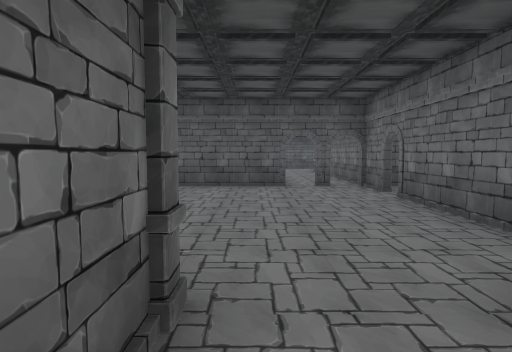
View 1 (above)

15 first-person views from a walk through a 3-D level made in the Unity game engine. The camera is 1.5 m above the floor, tilts 4° down and sees 75° across. The floor is counted in squares, 2 m on a side. Each view is taken from the middle of a square. On the plan, view 1 faces up. The plan holds only what a view shows up to about 11 squares ahead; the rest is blank. The place goes on beyond the plan. The player character is not drawn. Door leaves are left out, so doorways stand open.

View 2
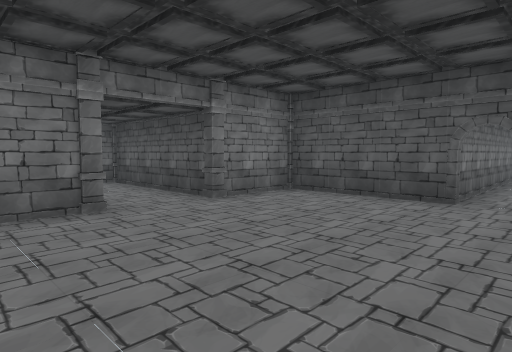

View 3
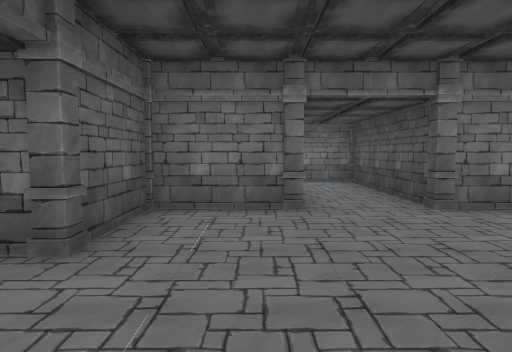

View 4
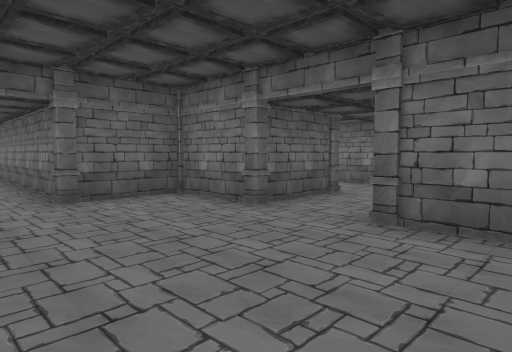

View 5
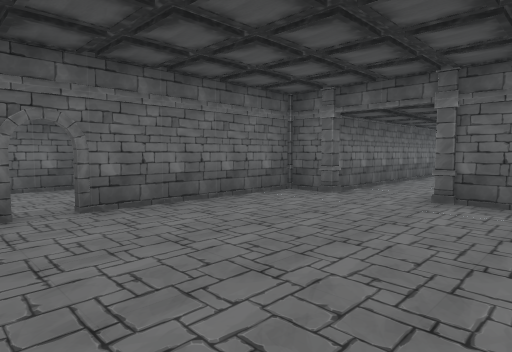

View 6
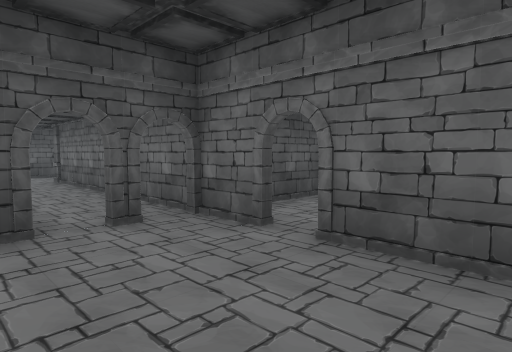

View 7
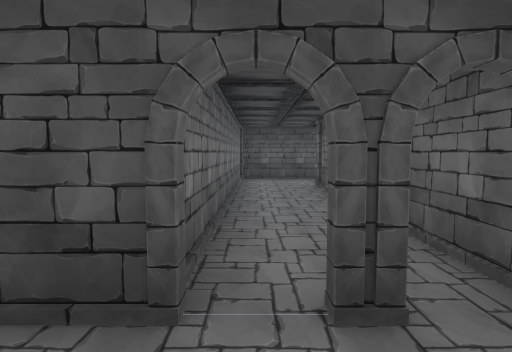

View 8
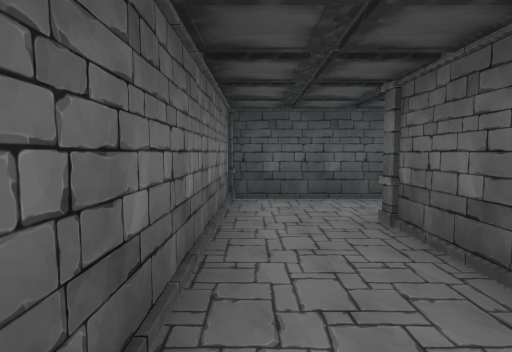

View 9
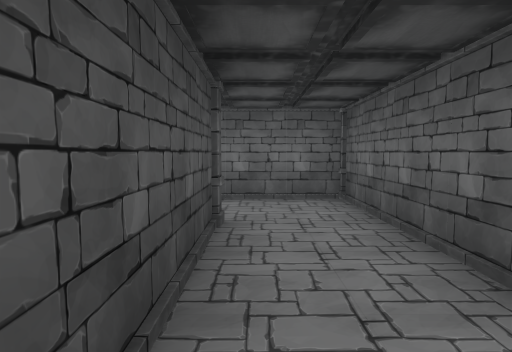

View 10
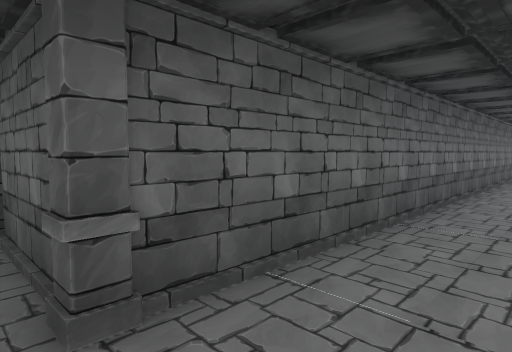

View 11
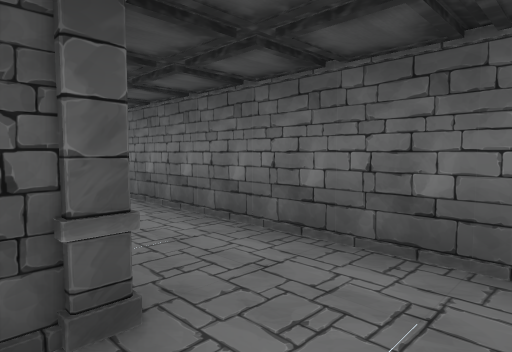

View 12
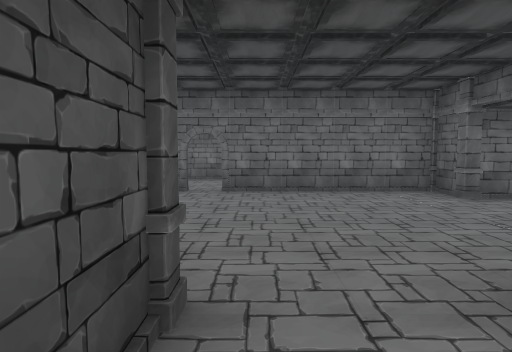

View 13
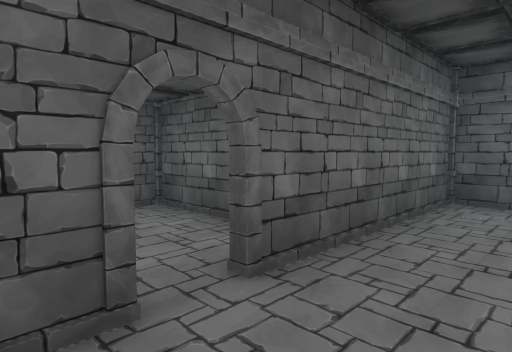

View 14
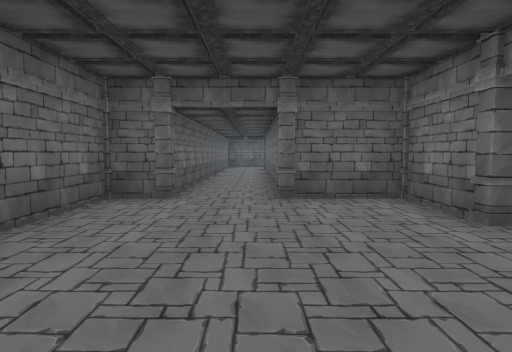

View 15
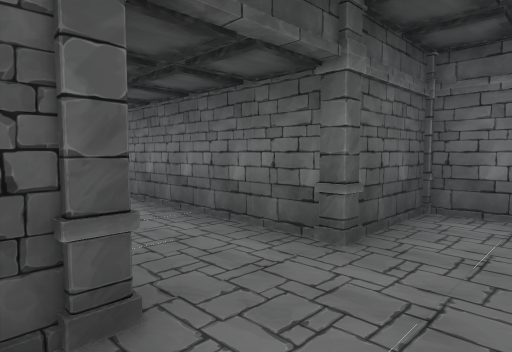

### Floor plan
Points are (right, up) in squares from view 1. A wall is a line through its corners. A room is listed if a view was taken in it or the views show most of it. See-through windows are left out.
Room 1 (views 1, 2, 3, 4, 5, 6, 7, 13, 14, 15)
walls: (-2.5, 3.6) (-2.5, 1.6) (-0.5, 1.6) (-0.5, -1.5); (2.4, 6.3) (2.4, 8.5); (1.8, 7.5) (1.2, 7.5); (0.6, 8.5) (0.6, 7.5) (-2.5, 7.5) (-2.5, 5.5); (1.4, -1.5) (1.4, 1.6) (2.4, 1.6) (2.4, 5.8)
ways out: opening at (1, 8) to room 2; opening at (-3.5, 4.5) to room 3; open door at (2.5, 6) to room 4
objects: pillar (-2, 4); pillar (-2, 5); pillar (0, 2); pillar (1, 2)
Room 2 (views 8, 9)
walls: (2.8, 13.5) (4.5, 13.5); (4.4, 15.4) (0.6, 15.4) (0.6, 8.5); (2.4, 8.5) (2.4, 13.4)
ways out: opening at (1, 8) to room 1; opening at (3.5, 14.5)
objects: pillar (2, 14)
Room 3 (views 10, 11, 12)
walls: (-2.5, 5.5) (-6.5, 5.5) (-6.5, -0.5); (-4.6, -1.5) (-4.6, 3.6) (-2.5, 3.6)
ways out: opening at (-3.5, 4.5) to room 1
objects: pillar (-5, 4)
Room 4 (no view inside)
walls: (3.9, 4.5) (5.4, 4.5) (5.4, 7); (5.1, 7.5) (3, 7.5)
ways out: open door at (2.5, 6) to room 1

Positions as (right, up) in squares from view 1, and headings:
1: (0, 0), facing up
2: (2, 2), facing up-left
3: (2, 3), facing left
4: (1, 7), facing down-left
5: (-2, 7), facing down-right
6: (0, 4), facing up-right
7: (1, 6), facing up
8: (1, 10), facing up
9: (1, 15), facing right
10: (-6, 4), facing down-right
11: (-4, 5), facing down-left
12: (-4, 5), facing right
13: (1, 7), facing down-right
14: (0, 7), facing down
15: (2, 3), facing down-left
